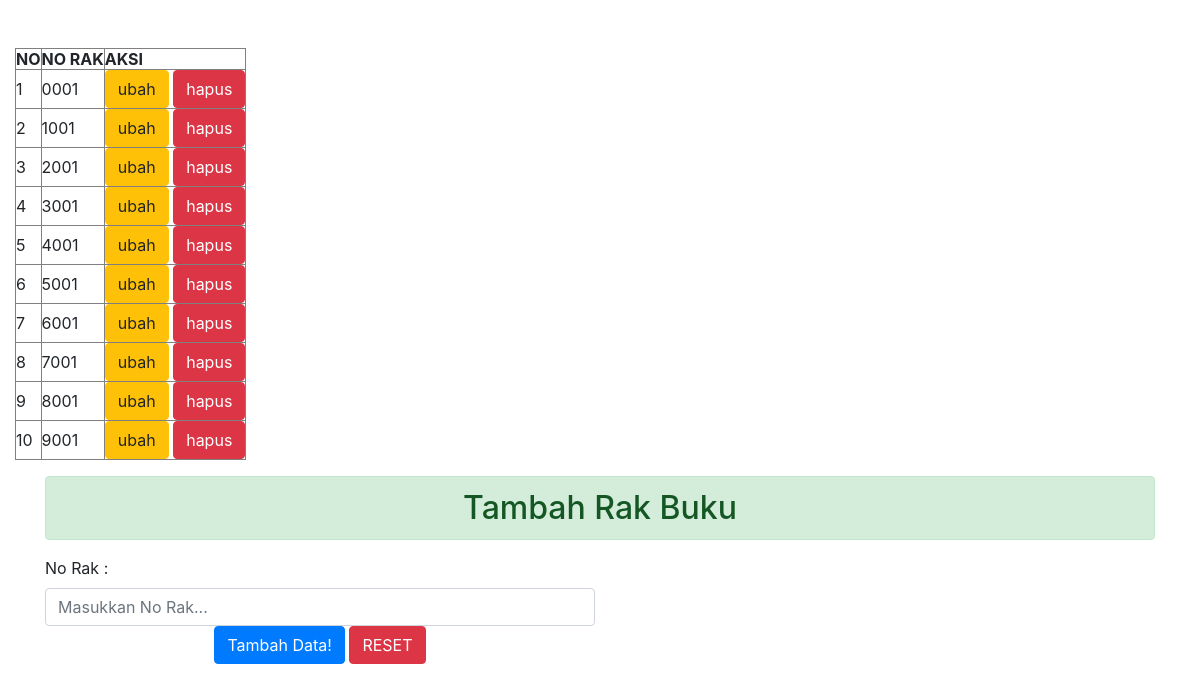
Page /admin/rak.php (signed in) on the committed database.
### tables this page shows
CREATE TABLE `rak` (
  `id_rak` int(5) NOT NULL,
  `no_rak` varchar(30) NOT NULL
);

### admin/functions.php (called while the page is built, shortened)
<?php
$conn = mysqli_connect("localhost", "root", "", "perpustakaan");
function query($query) {
    global $conn;
    $result = mysqli_query($conn, $query);
    $rows = [];
    while ($row = mysqli_fetch_assoc($result)){
        $rows[] = $row;
    }
    return $rows;
}
?>

### admin/rak.php (the view, shortened to what this page needs)
<?php
require 'functions.php';
$rak = query ("SELECT * FROM rak");
?>
<div class="container-fluid">
    <br><br>
    <form action="" method="post">
    <table border="1" cellpadding="0" cellspacing="0">
        <tr>
			<th>NO</th>
            <th>NO RAK</th>
            <th>AKSI</th>
        </tr>
		<?php $i = 1; ?>
        <?php
            foreach( $rak as $row) :
        ?>
        <tr>
		    <td><?=$i; ?></td>
            <td><?php echo $row["no_rak"]; ?></td>
            <td>
            <a href="ubah_rak.php?id=<?php echo $row ['id_rak']; ?>" class="btn btn-warning" title="ubah data" >ubah</a>
            <a href="hapus_rak.php?id=<?= $row['id_rak']; ?>
              " onclick="return confirm('yakin');"  class="btn btn-danger" title="hapus data">hapus</a>
            </td>
        </tr>
			<?php $i++; ?>
			<?php endforeach; ?>
    </table>
    </form>
  </div>
<!DOCTYPE html>
<html lang="en">
<head>
    <link rel="stylesheet" href="css/css/bootstrap.min.css">
</head>
<body>
    <div class="container">
    <h2 class="alert alert-success text-center mt-3">Tambah Rak Buku</h1>
    <form action="" method="post">
           <div class="form-row">
            <div class="form-group col-md-6">
              <label for="no_rak">No Rak : </label>
                  <input type="text" class="form-control" placeholder="Masukkan No Rak..." name="no_rak" id="no_rak">
            <div class="text-center">
              <button type="submit" class="btn btn-primary" name="submit">Tambah Data!</button>
              <button type="reset" class="btn btn-danger">RESET</button>
            </div>
        <br><br>
    </div>
</body>
</html>

### rows in the picture
rak: no_rak "0001"
rak: no_rak "1001"
rak: no_rak "2001"
rak: no_rak "3001"
rak: no_rak "4001"
rak: no_rak "5001"
rak: no_rak "6001"
rak: no_rak "7001"
rak: no_rak "8001"
rak: no_rak "9001"
